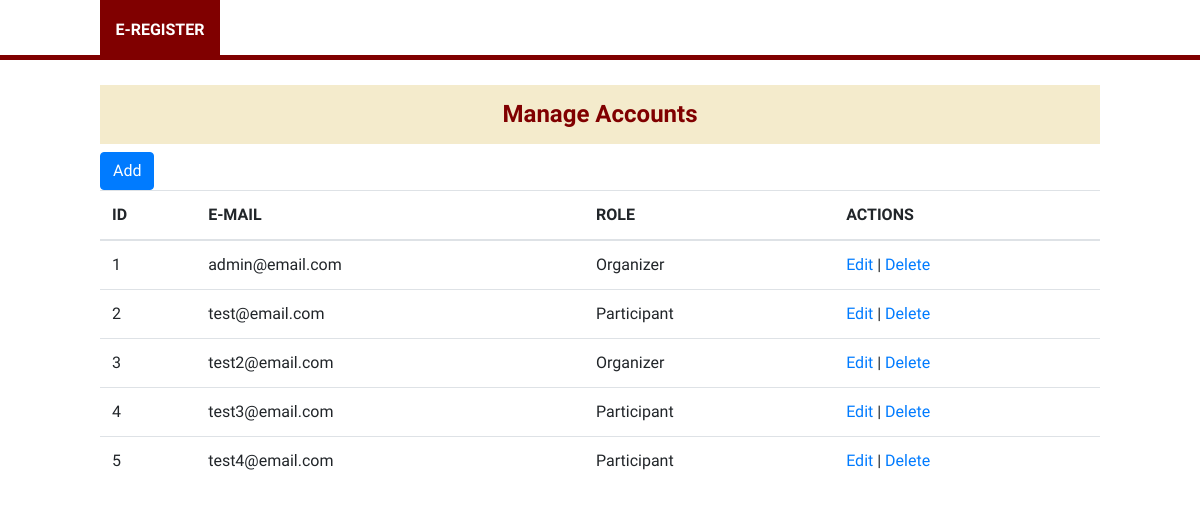
Page /accounts/manage/ on the earlier database version.
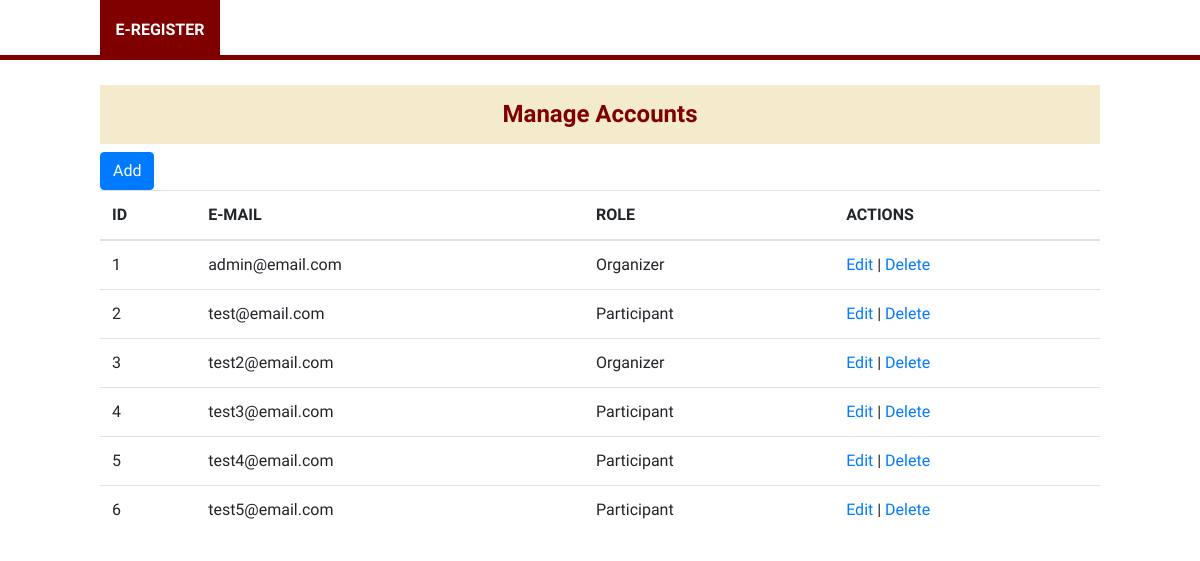
Same page on the later database version.
### accounts/models.py (models this page shows, shortened)
class User(AbstractBaseUser, PermissionsMixin):
    first_name = models.CharField(max_length=50)
    middle_name = models.CharField(max_length=50)
    last_name = models.CharField(max_length=50)
    email = models.EmailField(max_length=30, unique=True)
    contact_no = models.CharField(max_length=20, blank=True)
    role = models.ForeignKey(UserRole, on_delete=models.CASCADE, null=True, default=None, blank=True)
    qr_code = models.ImageField(upload_to='qr_code', null=True)
    qr_id = models.CharField(max_length=50)
    is_admin = models.BooleanField(default=False)
    is_staff = models.BooleanField(default=False)
    is_superuser = models.BooleanField(default=False)
    objects = UserManager()
    USERNAME_FIELD = 'email'
    REQUIRED_FIELDS = []

class UserRole(models.Model):
    name = models.CharField(max_length=100)
    date_created = models.DateTimeField(auto_now_add=True)
    def __str__(self):
        return self.name

### accounts/views.py (the view, shortened to what this page needs)
# urls.py: path('manage/', views.ManageAccounts.as_view(), name='accounts-manage'),
class ManageAccounts(View):
    name = 'accounts/manage.html'
    def get(self, request):
        users = User.objects.all()
        user_roles = UserRole.objects.all()
        context = {
            'users': users,
            'user_roles': user_roles,
        }
        return render(request, self.name, context)

### accounts/templates/accounts/manage.html (shortened to what this page needs)
{% extends 'events/base.html' %}
{% block content %}
<div class="wrapper">
    <h4 class="page-title">Manage Accounts</h4>
<div>
    <button type="button" class="btn btn-primary" data-toggle="modal" data-target="#add-modal">Add</button>
</div>
<table class="table">
    <thead>
        <tr>
            <th>ID</th>
            <th>E-MAIL</th>
            <th>ROLE</th>
            <th>ACTIONS</th>
        </tr>
    </thead>
    <tbody>
        {% for user in users %}
        <tr>
            <td>{{ user.pk }}</td>
            <td>{{ user.email }}</td>
            <td>{{ user.role }}</td>
            <td><a href="#">Edit</a> | <a href="#" onclick="deleteUser({{ user.pk }});">Delete</a></td>
        </tr>
        {% endfor %}
    </tbody>
</table>
</div>
{% endblock %}

Differences in the rows shown:
added User: pk "6", email "test5@email.com", role "Participant"
